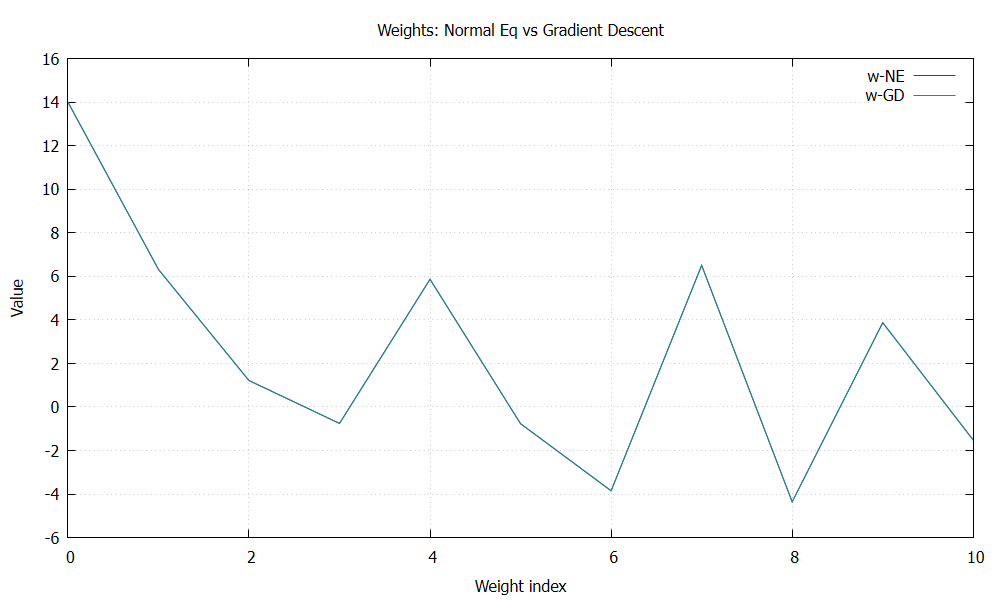

The gnuplot source for this figure:
set datafile separator ','
set terminal pngcairo size 1000,600
set output 'results/weights_ne_vs_gd.png'
set title 'Weights: Normal Eq vs Gradient Descent'
set xlabel 'Weight index'
set ylabel 'Value'
set grid
plot 'results/weights_ne_vs_gd.csv' using 1:2 with lines title 'w-NE', 'results/weights_ne_vs_gd.csv' using 1:3 with lines title 'w-GD'
